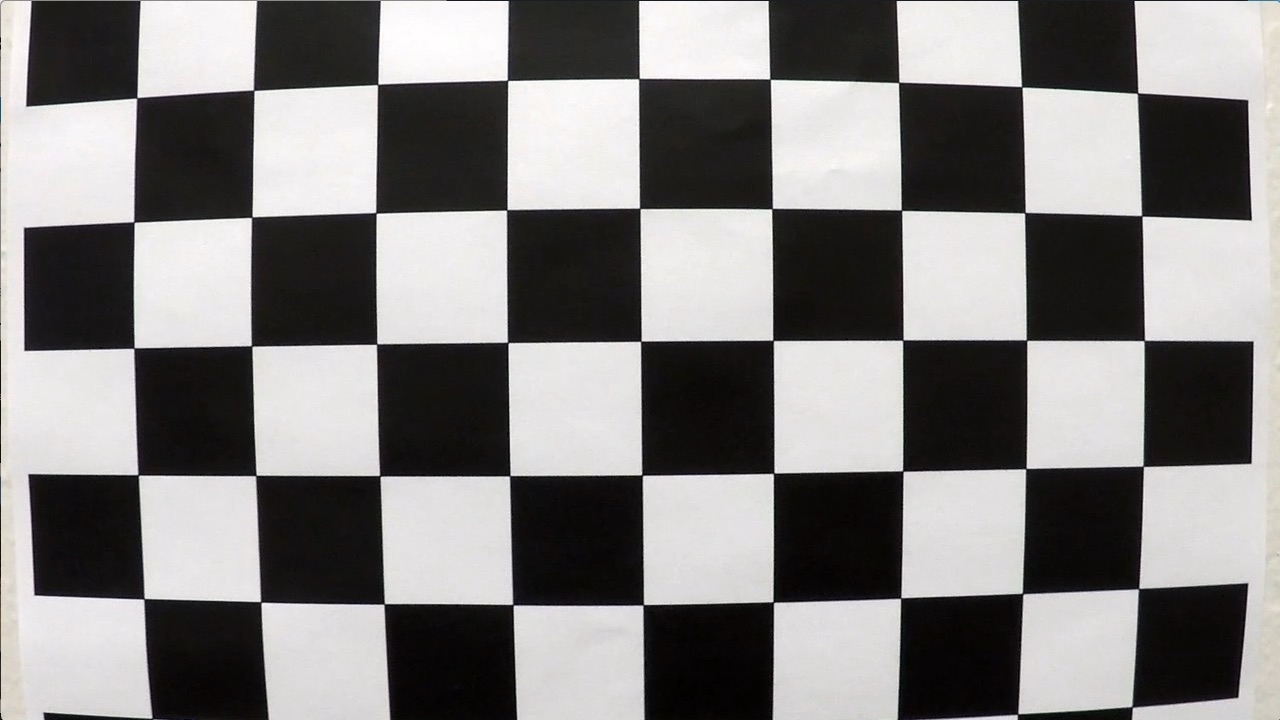
#> input picture Term1/CarND-Advanced-Lane-Lines/camera_cal/calibration1.jpg, 1280 x 720 px; its folder holds 4 pictures in this run
$ python calibrateCamera.py
#> lines starting #> are read from the running program, lines starting #| are printed output that depends on the picture; after the words box and inside, x2 and y2 are one past the last pixel; in counts of white or black regions, pixels touching at a corner belong together
#/usr/bin/env python3
'''
'''
import pickle
import cv2
import numpy as np
import matplotlib.pyplot as plt
import matplotlib.image as mpimg
import glob

# Read in all the cal images
images = glob.glob('camera_cal/calibration*.jpg')
print(len(images))

# List for object points
objpoints = []
# List for image points
imgpoints = []

# The number of inside corners in x
nx = 9
# The number of inside corners in y
ny = 6

# Object pionts of the images are same
objp_corners = np.zeros((nx*ny, 3), np.float32)
objp_corners[:,:2] = np.mgrid[0:nx, 0:ny].T.reshape(-1,2)

# Image shape
image_shape = None

for image_file_path in images:
    # Read in an image
    image = cv2.imread(image_file_path)
#> image is the input picture: shape (720, 1280, 3); mean B, G, R 127.8, 128.4, 130.1
    # Convert to grayscale
    gray = cv2.cvtColor(image, cv2.COLOR_BGR2GRAY)

    # Record image shape
    image_shape = gray.shape[::-1]
#> image_shape = (1280, 720)

    # Find the chessboard corners
    ret, img_corners = cv2.findChessboardCorners(gray, (nx, ny), None)
#> ret = False; img_corners = None
    # If found, draw corners
    if ret == True:
        # Add corners in image points
        imgpoints.append(img_corners)
        # Add corners in object points
        objpoints.append(objp_corners)
        # Draw and display the corners
        cv2.drawChessboardCorners(image, (nx, ny), img_corners, ret)
#> pass 2 of the loop `for image_file_path in images:`:
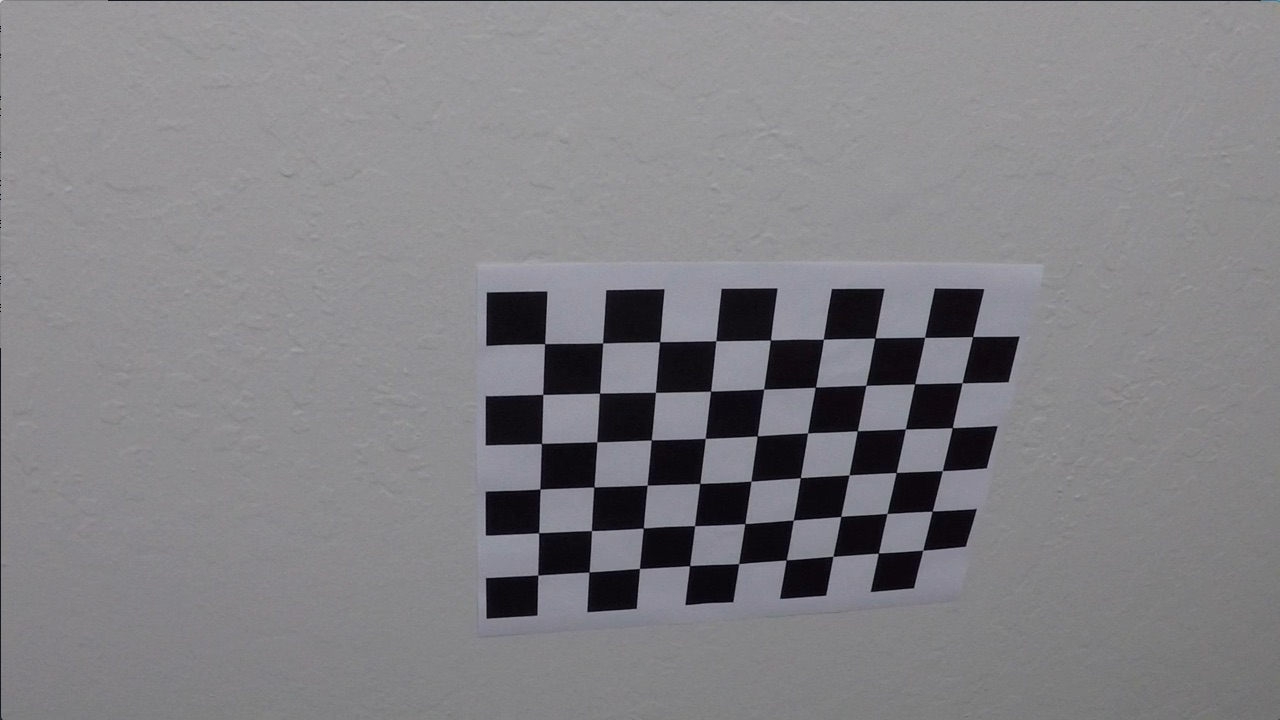
#> input picture Term1/CarND-Advanced-Lane-Lines/camera_cal/calibration10.jpg, 1280 x 720 px
#> image is the input picture: shape (720, 1280, 3); mean B, G, R 133.1, 129.4, 130.2
#> ret = True; img_corners = 54 rows, first 8: [545.3, 343.1], [602.7, 342.8], [660.1, 341.3], [715.8, 340.7], [770.6, 340], [823.5, 339.2], [874.3, 338.5], [925.1, 337.4]
#> `cv2.drawChessboardCorners(image, (nx, ny), img_corners, ret)`:
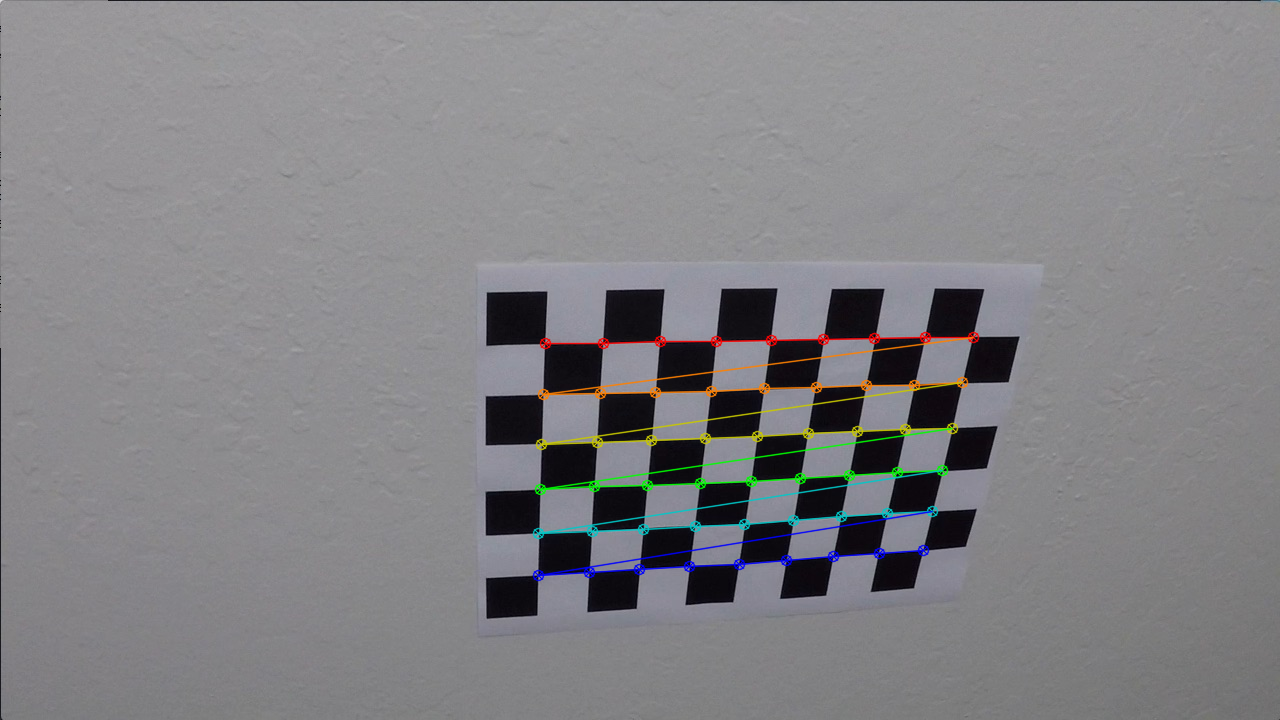
#> image: shape (720, 1280, 3); 1.91% of pixels changed, all inside (x1, y1, x2, y2) = (532, 331, 980, 582)
#> pass 3 of the loop `for image_file_path in images:`:
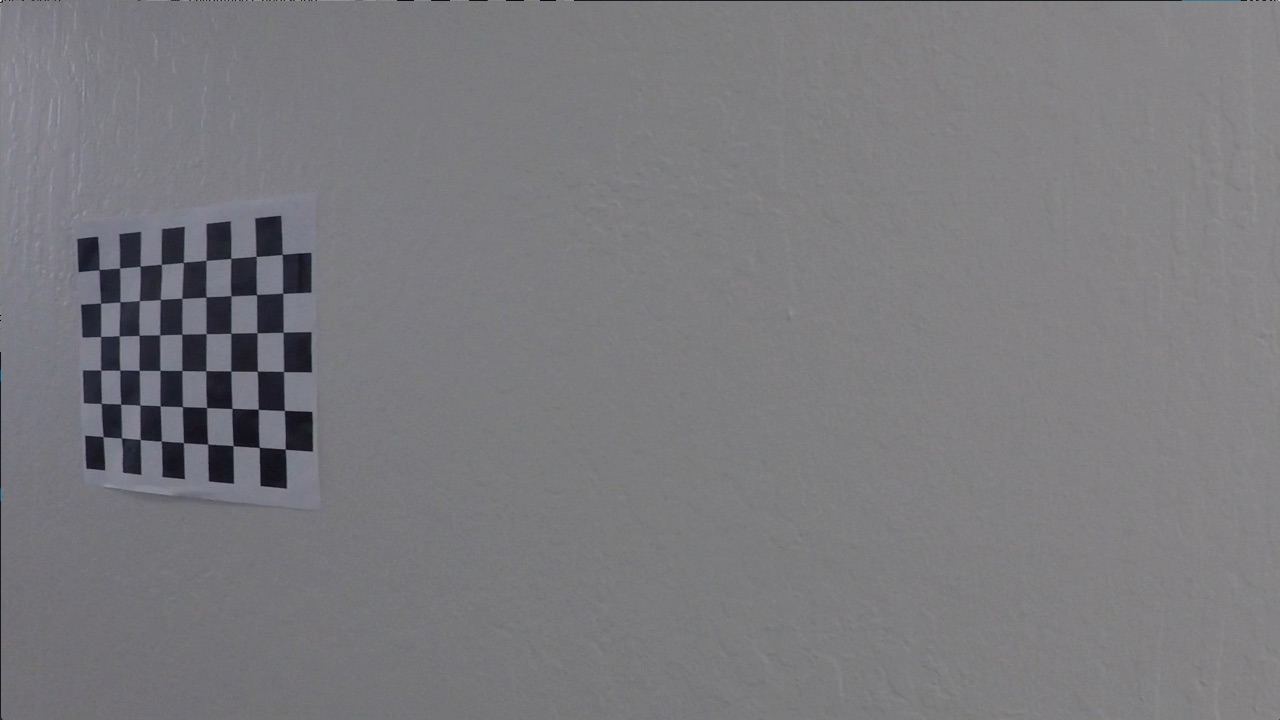
#> input picture Term1/CarND-Advanced-Lane-Lines/camera_cal/calibration11.jpg, 1280 x 720 px
#> image is the input picture: shape (720, 1280, 3); mean B, G, R 125.2, 121.7, 122.2
#> img_corners = 54 rows, first 8: [99.22, 269.6], [119.6, 268], [140.1, 266.1], [161.3, 264.5], [183.3, 262.5], [206.1, 260.3], [230.7, 258.2], [256.2, 256.3]
#> `cv2.drawChessboardCorners(image, (nx, ny), img_corners, ret)`:
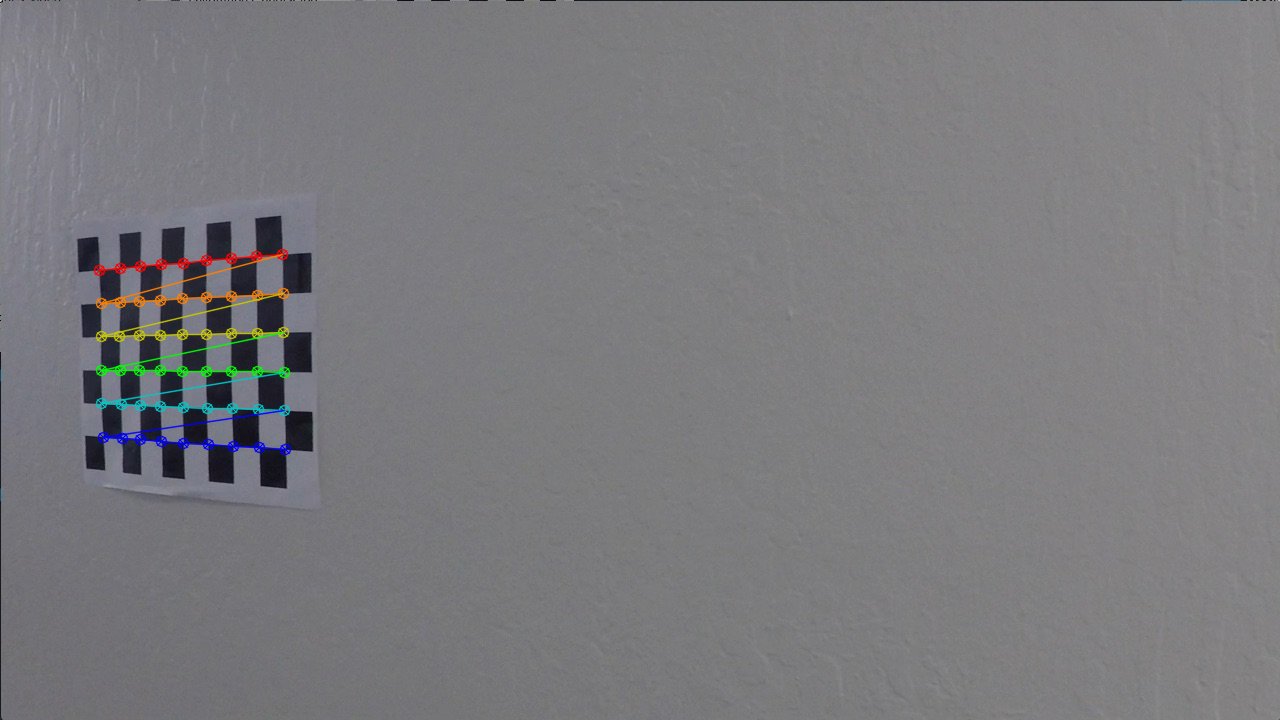
#> image: shape (720, 1280, 3); 1.11% of pixels changed, all inside (x1, y1, x2, y2) = (93, 248, 292, 456)
#> the loop made 4 passes; the first 3 are shown
        #plt.imshow(image)

# Calibrate camera
ret, mtx, dist, rvecs, tvecs = cv2.calibrateCamera(objpoints, imgpoints, image_shape, None, None)

cal_pickle = {}
cal_pickle["mtx"] = mtx
cal_pickle["dist"] = dist

with open('calibrateCamera.pkl', 'wb') as f:
    pickle.dump(cal_pickle, f)

'''
with open('calibrateCamera.pkl', 'rb') as f:
    cal_pickle = pickle.load(f)
'''

# Undistort image

fig = plt.figure(figsize=(50, 50))
#fig.tight_layout()
counter = 0
for image_file_path in images:
    # Read in an image
    image = cv2.imread(image_file_path)
    undist = cv2.undistort(image, mtx, dist, None, mtx)
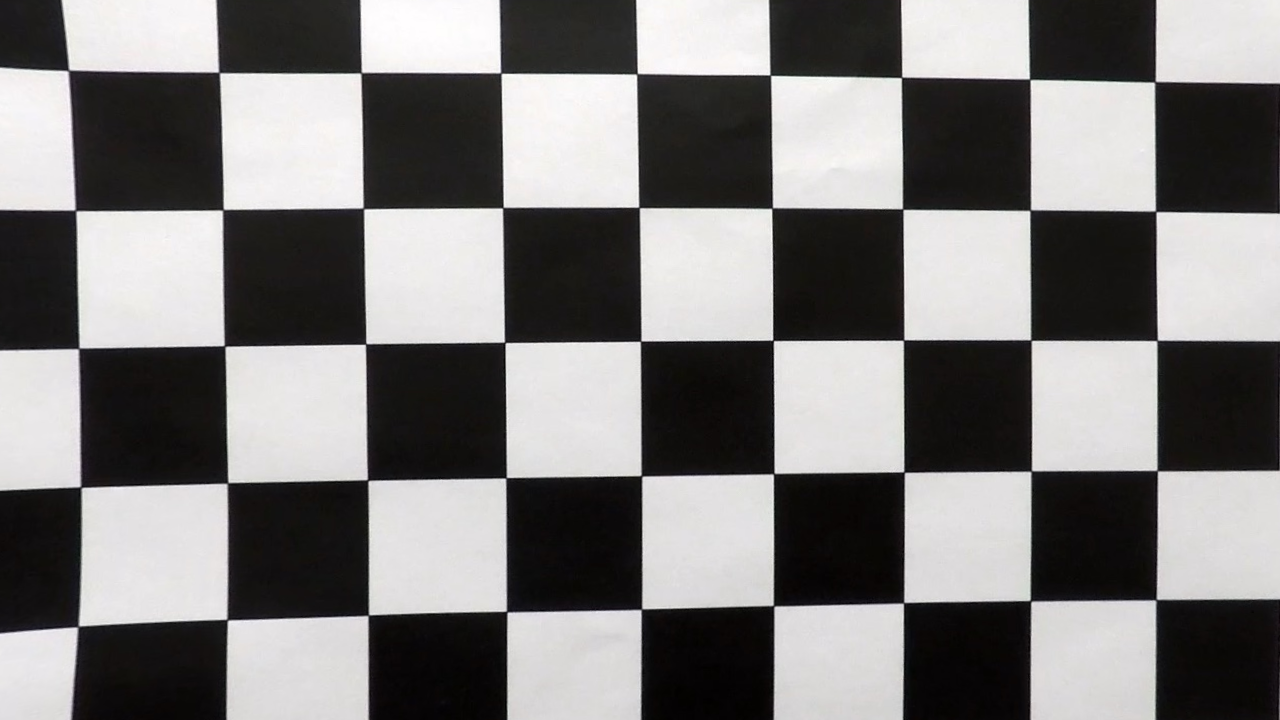
#> undist: shape (720, 1280, 3); mean B, G, R 123.2, 123.7, 125.3
    image = image.squeeze()
    undist = undist.squeeze()
    cv2.imwrite('output_images/camera_cal/'+image_file_path.split('/')[-1], undist)
    ax = fig.add_subplot(2, len(images), counter+1)
    ax.imshow(image)
    ax.set_title('Original Image', fontsize=10)
    ax = fig.add_subplot(2, len(images), len(images)+counter+1)
    ax.imshow(undist)
    ax.set_title('Undistorted Image', fontsize=10)
    counter += 1
#> pass 2 of the loop `for image_file_path in images:`:
#> `undist = cv2.undistort(image, mtx, dist, None, mtx)`:
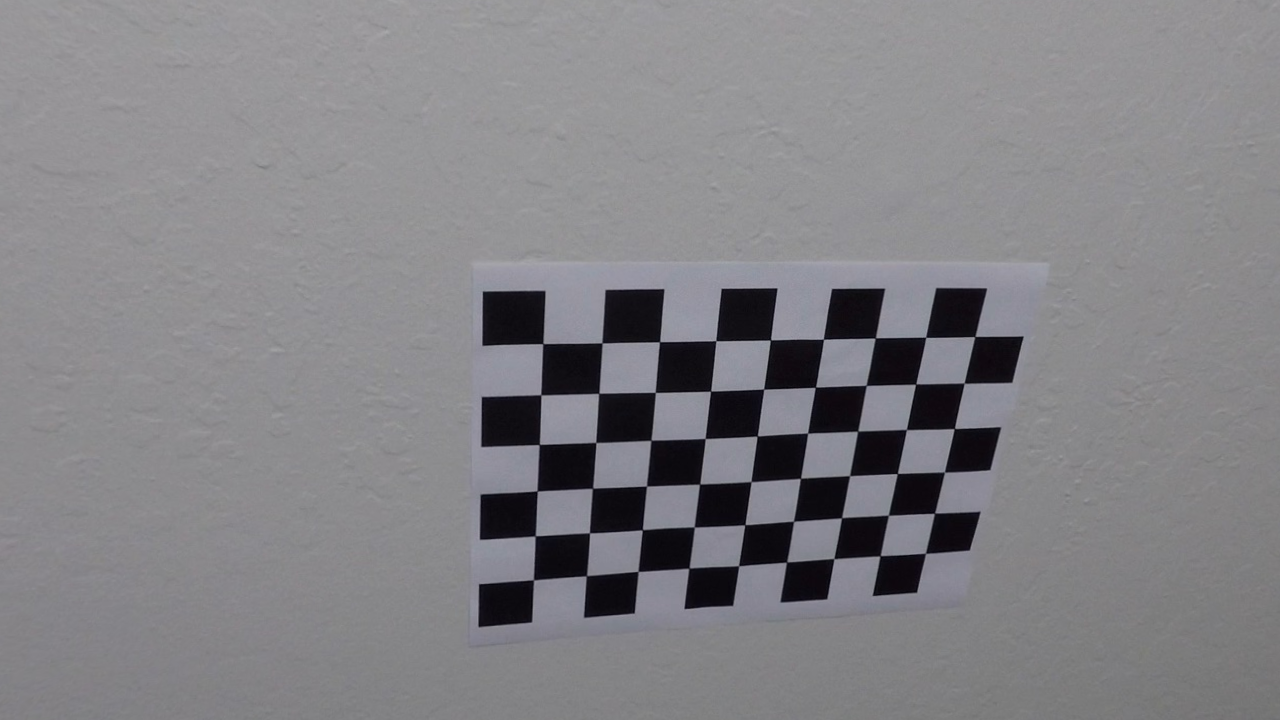
#> undist: shape (720, 1280, 3); mean B, G, R 133.4, 129.6, 130.5
#> pass 3 of the loop `for image_file_path in images:`:
#> `undist = cv2.undistort(image, mtx, dist, None, mtx)`:
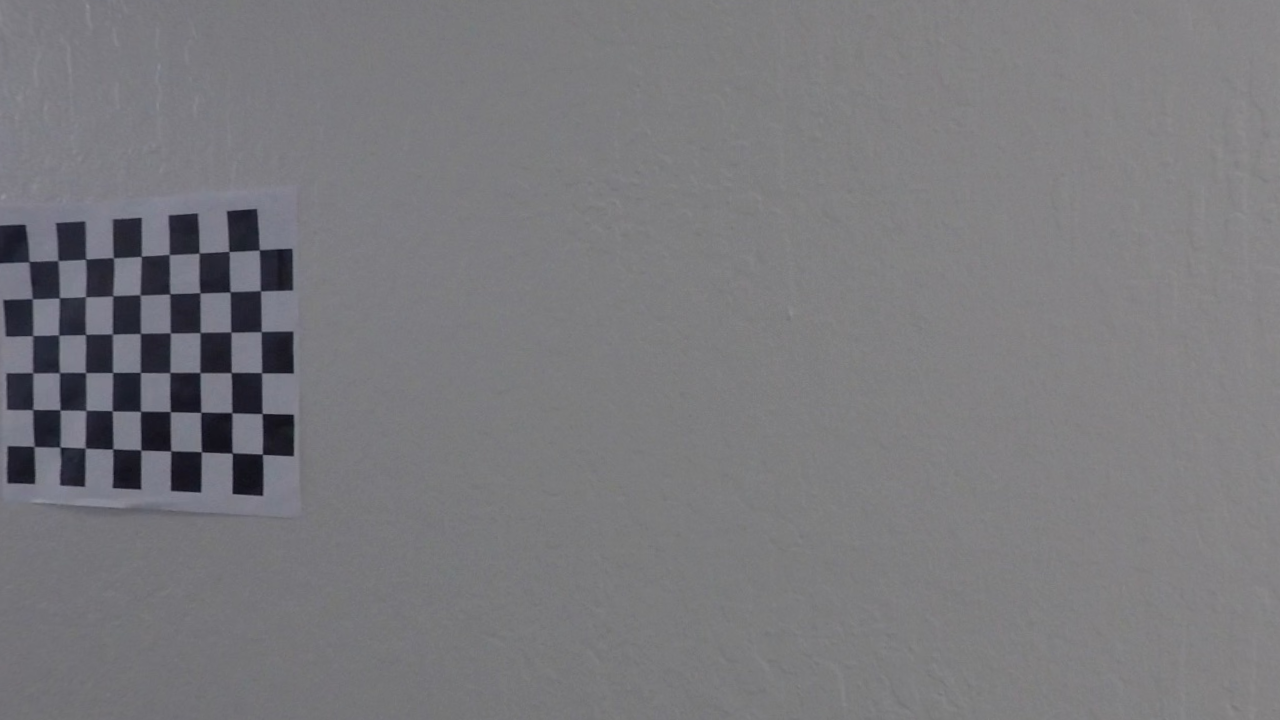
#> undist: shape (720, 1280, 3); mean B, G, R 124.5, 120.9, 121.4
#> the loop made 4 passes; the first 3 are shown
plt.savefig('output_images/camera_cal/cal_camera.png')
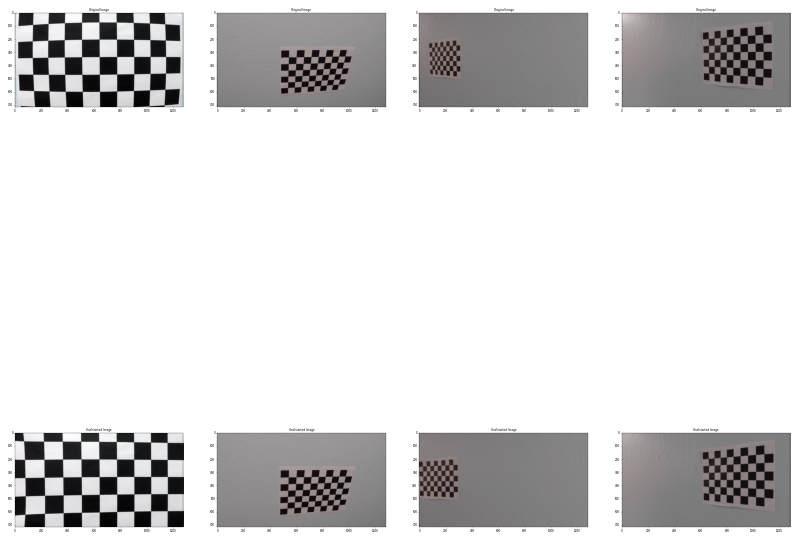
#> figure drawn by matplotlib, 8 panels; B, G, R data is drawn as R, G, B
plt.show()
